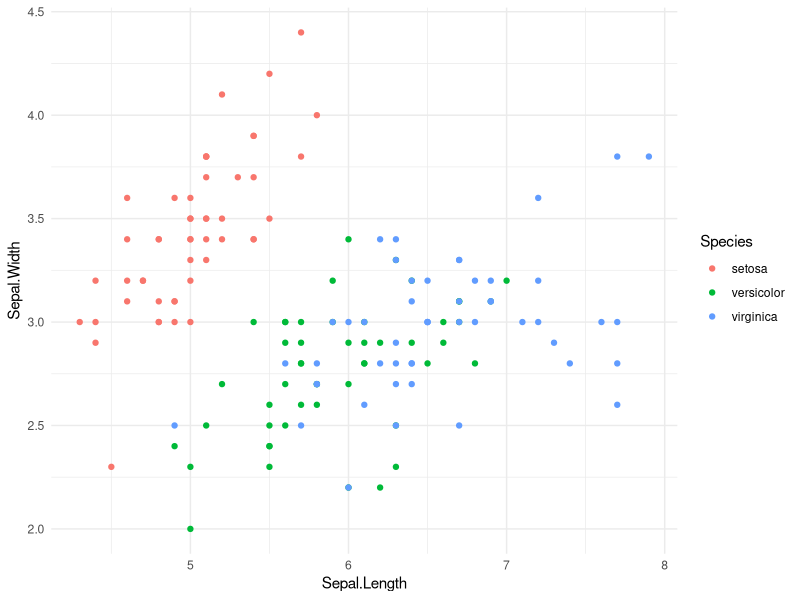
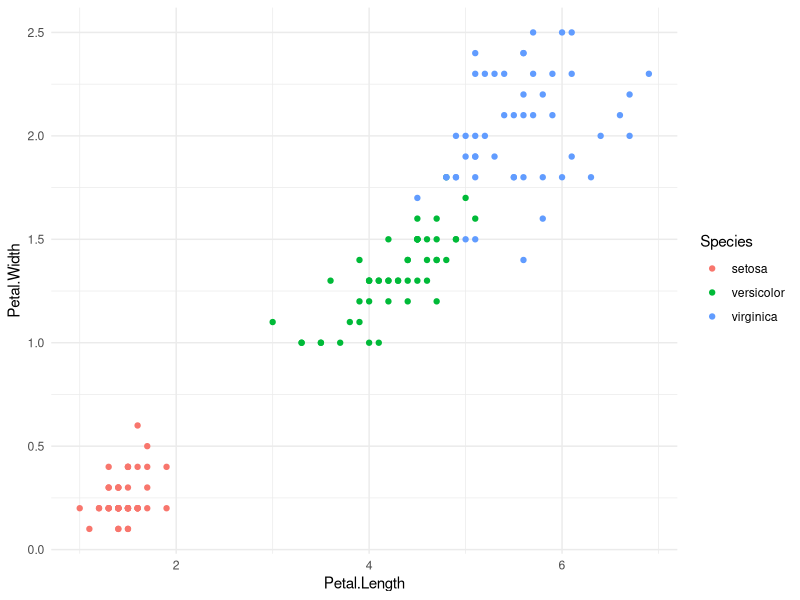
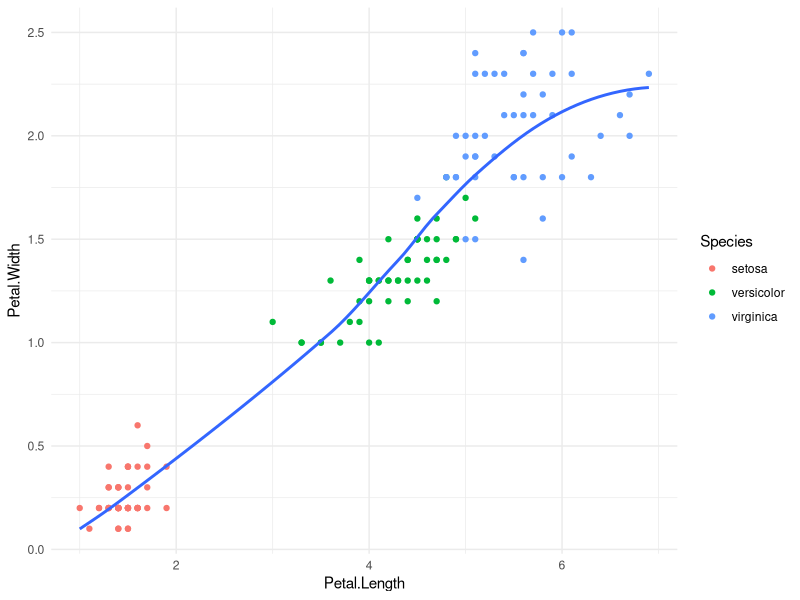

Write the R code that produced these figures, in order.
library(ggplot2)
library(dplyr)

head(iris)

str(iris)

iris %>% 
ggplot(aes(Sepal.Length, Sepal.Width)) +
  geom_point(aes(col = Species)) +
  theme_minimal()

iris %>% 
  ggplot(aes(Petal.Length, Petal.Width)) +
  geom_point(aes(col = Species)) +
  theme_minimal()


iris %>% 
  ggplot(aes(Petal.Length, Petal.Width)) +
  geom_point(aes(col = Species)) +
  theme_minimal() +
  geom_smooth(se = FALSE)
